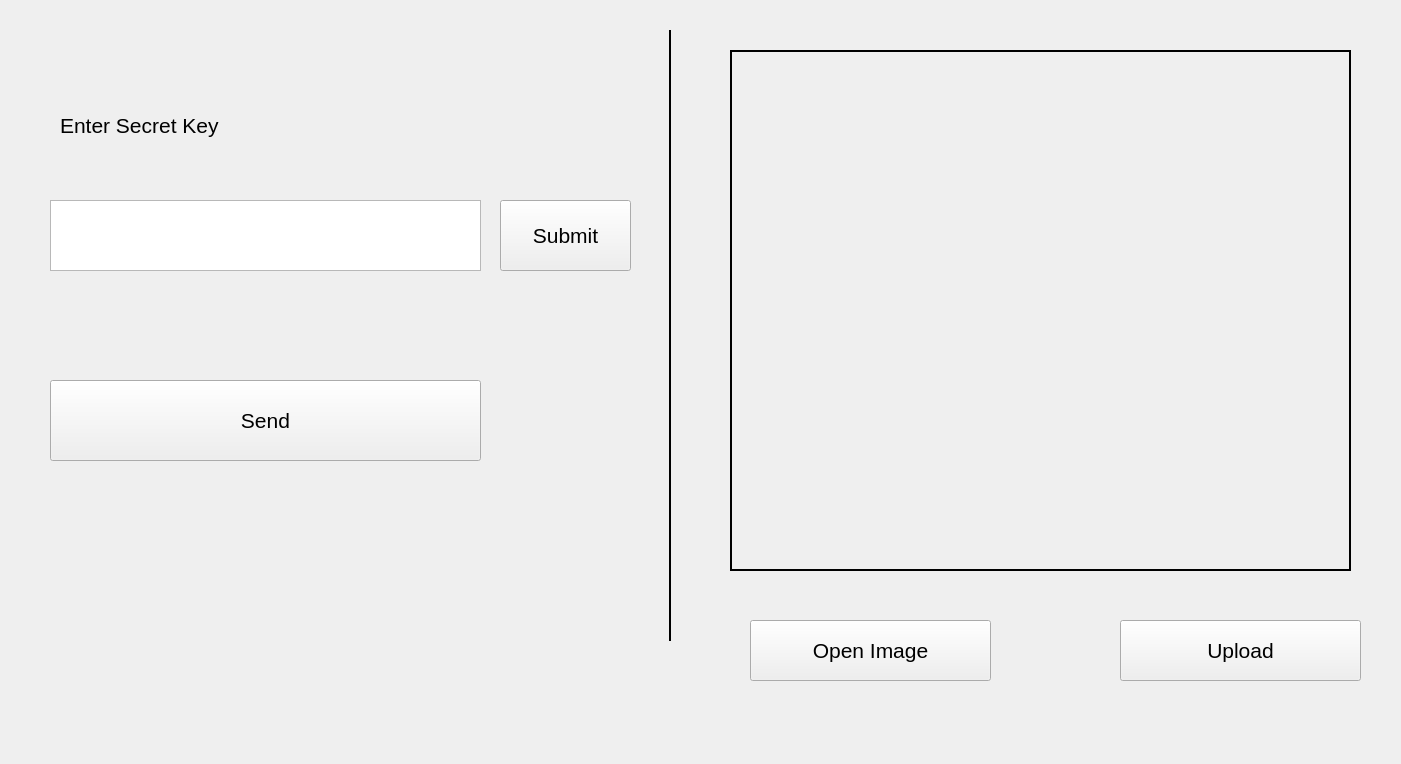
<?xml version="1.0" encoding="UTF-8"?>
<ui version="4.0">
 <class>MainWindow</class>
 <widget class="QMainWindow" name="MainWindow">
  <property name="geometry">
   <rect>
    <x>0</x>
    <y>0</y>
    <width>1401</width>
    <height>764</height>
   </rect>
  </property>
  <property name="windowTitle">
   <string notr="true">MedAlthea</string>
  </property>
  <widget class="QWidget" name="centralwidget">
   <widget class="Line" name="divide_line">
    <property name="geometry">
     <rect>
      <x>660</x>
      <y>30</y>
      <width>20</width>
      <height>611</height>
     </rect>
    </property>
    <property name="frameShadow">
     <enum>QFrame::Plain</enum>
    </property>
    <property name="lineWidth">
     <number>2</number>
    </property>
    <property name="orientation">
     <enum>Qt::Vertical</enum>
    </property>
   </widget>
   <widget class="QLabel" name="label_image">
    <property name="geometry">
     <rect>
      <x>730</x>
      <y>50</y>
      <width>621</width>
      <height>521</height>
     </rect>
    </property>
    <property name="frameShape">
     <enum>QFrame::Box</enum>
    </property>
    <property name="lineWidth">
     <number>2</number>
    </property>
    <property name="text">
     <string/>
    </property>
    <property name="alignment">
     <set>Qt::AlignCenter</set>
    </property>
   </widget>
   <widget class="QPushButton" name="open_image">
    <property name="geometry">
     <rect>
      <x>750</x>
      <y>620</y>
      <width>241</width>
      <height>61</height>
     </rect>
    </property>
    <property name="font">
     <font>
      <family>MS Shell Dlg 2</family>
      <pointsize>16</pointsize>
     </font>
    </property>
    <property name="text">
     <string>Open Image</string>
    </property>
   </widget>
   <widget class="QPushButton" name="upload_image">
    <property name="geometry">
     <rect>
      <x>1120</x>
      <y>620</y>
      <width>241</width>
      <height>61</height>
     </rect>
    </property>
    <property name="font">
     <font>
      <family>MS Shell Dlg 2</family>
      <pointsize>16</pointsize>
     </font>
    </property>
    <property name="text">
     <string>Upload</string>
    </property>
   </widget>
   <widget class="QPushButton" name="send">
    <property name="geometry">
     <rect>
      <x>50</x>
      <y>380</y>
      <width>431</width>
      <height>81</height>
     </rect>
    </property>
    <property name="font">
     <font>
      <pointsize>16</pointsize>
     </font>
    </property>
    <property name="text">
     <string>Send</string>
    </property>
   </widget>
   <widget class="QPushButton" name="submit">
    <property name="geometry">
     <rect>
      <x>500</x>
      <y>200</y>
      <width>131</width>
      <height>71</height>
     </rect>
    </property>
    <property name="font">
     <font>
      <pointsize>16</pointsize>
     </font>
    </property>
    <property name="text">
     <string>Submit</string>
    </property>
   </widget>
   <widget class="QLabel" name="secretkey_label">
    <property name="geometry">
     <rect>
      <x>60</x>
      <y>100</y>
      <width>411</width>
      <height>51</height>
     </rect>
    </property>
    <property name="font">
     <font>
      <pointsize>16</pointsize>
     </font>
    </property>
    <property name="text">
     <string>Enter Secret Key </string>
    </property>
   </widget>
   <widget class="QTextEdit" name="secret_key">
    <property name="geometry">
     <rect>
      <x>50</x>
      <y>200</y>
      <width>431</width>
      <height>71</height>
     </rect>
    </property>
    <property name="font">
     <font>
      <pointsize>16</pointsize>
     </font>
    </property>
   </widget>
  </widget>
 </widget>
 <resources/>
 <connections/>
</ui>
